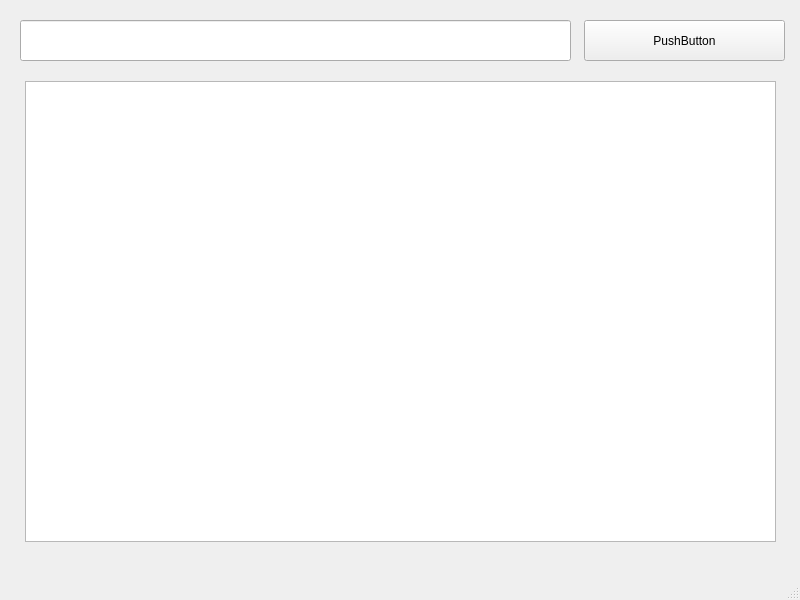
<?xml version="1.0" encoding="UTF-8"?>
<ui version="4.0">
 <class>MainWindow</class>
 <widget class="QMainWindow" name="MainWindow">
  <property name="geometry">
   <rect>
    <x>0</x>
    <y>0</y>
    <width>800</width>
    <height>600</height>
   </rect>
  </property>
  <property name="windowTitle">
   <string>MainWindow</string>
  </property>
  <widget class="QWidget" name="centralwidget">
   <widget class="QLineEdit" name="lineEdit">
    <property name="geometry">
     <rect>
      <x>20</x>
      <y>20</y>
      <width>551</width>
      <height>41</height>
     </rect>
    </property>
   </widget>
   <widget class="QPushButton" name="pushButton">
    <property name="geometry">
     <rect>
      <x>584</x>
      <y>20</y>
      <width>201</width>
      <height>41</height>
     </rect>
    </property>
    <property name="text">
     <string>PushButton</string>
    </property>
   </widget>
   <widget class="QTableWidget" name="tableWidget">
    <property name="geometry">
     <rect>
      <x>25</x>
      <y>81</y>
      <width>751</width>
      <height>461</height>
     </rect>
    </property>
   </widget>
  </widget>
  <widget class="QMenuBar" name="menubar">
   <property name="geometry">
    <rect>
     <x>0</x>
     <y>0</y>
     <width>800</width>
     <height>22</height>
    </rect>
   </property>
  </widget>
  <widget class="QStatusBar" name="statusbar"/>
 </widget>
 <resources/>
 <connections/>
</ui>
